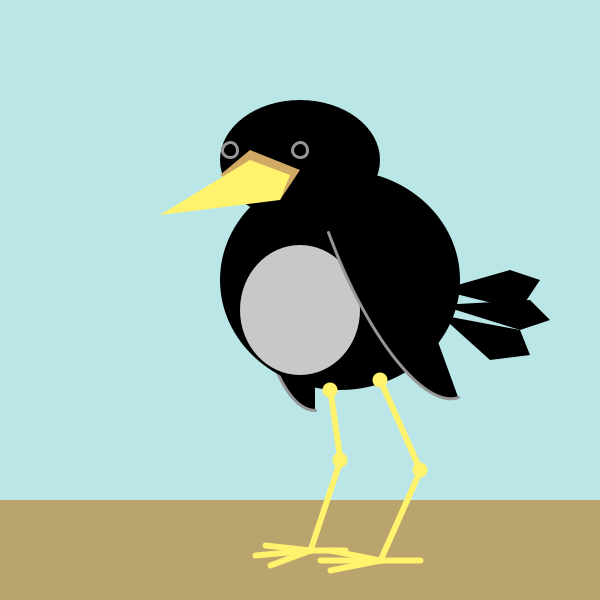
Frame 1 (no input)
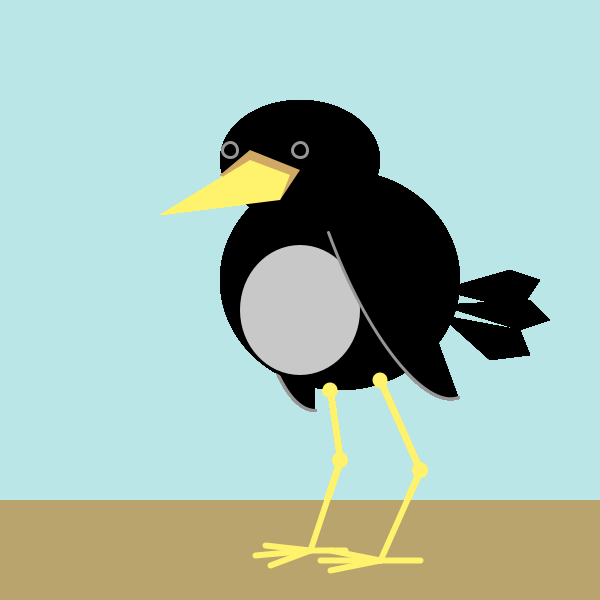
Frame 60 (the mouse pressed at the canvas centre just before this capture)
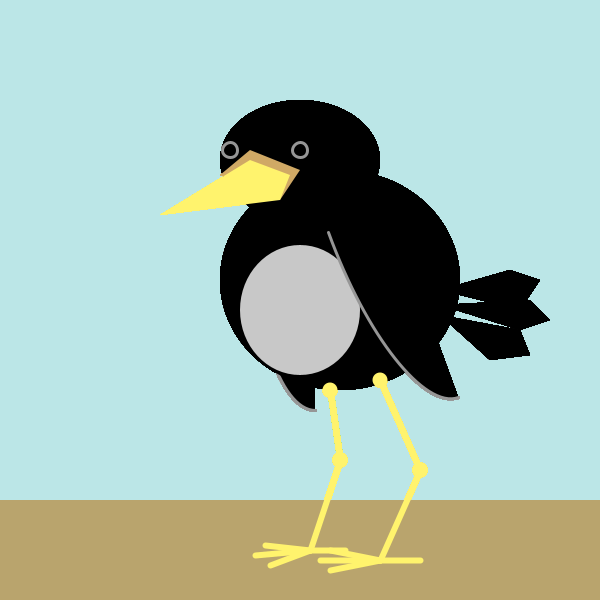
Frame 120 (the mouse held since frame 60 and released just before this capture)

The Processing sketch that drew these frames (run headless with seeded random() and noise(); from frame 60 on, the mouse is pressed at the canvas centre):

// Processing sketch: processing_59202
// ── processing_59202.pde

void setup(){
size(600,600);
background(187,230,231);
smooth();
}

void mousePressed(){
 println(mouseX+" "+mouseY);
}



void draw(){
  
noStroke();
fill(185,164,109);
rectMode(CORNER);
rect(0,500,600,100);  
  
  
//Flügel vorn
stroke(150);
strokeWeight(3);
fill(0);
arc(315,210,130,400,PI/2, PI);
  
  
//Schwanz
noStroke();
fill(0);
quad(440,290,520,310,540,280,510,270);

noStroke();
fill(0);
quad(440,305,530,300,550,320,520,330);

noStroke();
fill(0);
quad(440,315,520,330,530,355,490,360);
  
  
//Körper
noStroke();
fill(0);
ellipseMode(CENTER);
ellipse(300,160,160,120);

noStroke();
fill(0);
ellipseMode(CENTER);
ellipse(340,280,240,220);

noStroke();
fill(200);
ellipseMode(CENTER);
ellipse(300,310,120,130);
//drehen?


//Auge
stroke(150);
strokeWeight(3);
fill(0);
ellipseMode(CENTER);
ellipse(300,150,15,15);

stroke(150);
strokeWeight(3);
fill(0);
ellipseMode(CENTER);
ellipse(230,150,15,15);


//Schnabel
noStroke();
fill(208,169,101);
quad(250,150,300,170,280,200,220,175);

noStroke();
fill(255,243,109);
quad(250,160,290,175,280,200,160,215);


//Beine
noStroke();
fill(255,243,109);
ellipseMode(CENTER);
ellipse(380,380,15,15);

stroke(255,243,109);
strokeWeight(6);
fill(255,243,109);
line(380,380,420,470);

noStroke();
fill(255,243,109);
ellipseMode(CENTER);
ellipse(420,470,15,15);

stroke(255,243,109);
strokeWeight(6);
fill(255,243,109);
line(420,470,380,560);

stroke(255,243,109);
strokeWeight(6);
fill(255,243,109);
line(380,560,420,560);

stroke(255,243,109);
strokeWeight(6);
fill(255,243,109);
line(380,560,320,560);

stroke(255,243,109);
strokeWeight(6);
fill(255,243,109);
line(380,560,330,570);

stroke(255,243,109);
strokeWeight(6);
fill(255,243,109);
line(380,560,330,550);


noStroke();
fill(255,243,109);
ellipseMode(CENTER);
ellipse(330,390,15,15);

stroke(255,243,109);
strokeWeight(6);
fill(255,243,109);
line(330,390,340,460);

noStroke();
fill(255,243,109);
ellipseMode(CENTER);
ellipse(340,460,15,15);

stroke(255,243,109);
strokeWeight(6);
fill(255,243,109);
line(340,460,310,550);

stroke(255,243,109);
strokeWeight(6);
fill(255,243,109);
line(310,550,345,550);

stroke(255,243,109);
strokeWeight(6);
fill(255,243,109);
line(310,550,255,555);

stroke(255,243,109);
strokeWeight(6);
fill(255,243,109);
line(310,550,270,565);

stroke(255,243,109);
strokeWeight(6);
fill(255,243,109);
line(310,550,265,545);


//Flügel vorn
stroke(150);
strokeWeight(3);
fill(0);
translate(390,210);  
rotate(radians(340));
arc(0,0,130,400,PI/2, PI);

}
